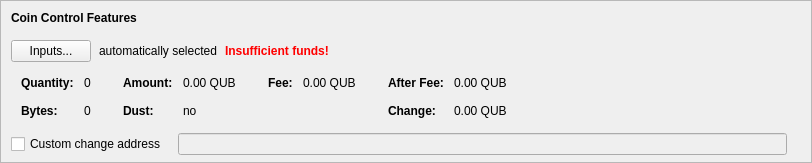
    <widget class="QFrame" name="frameCoinControl">
     <property name="sizePolicy">
      <sizepolicy hsizetype="Expanding" vsizetype="Expanding">
       <horstretch>0</horstretch>
       <verstretch>0</verstretch>
      </sizepolicy>
     </property>
     <property name="maximumSize">
      <size>
       <width>16777215</width>
       <height>16777215</height>
      </size>
     </property>
     <property name="frameShape">
      <enum>QFrame::StyledPanel</enum>
     </property>
     <property name="frameShadow">
      <enum>QFrame::Sunken</enum>
     </property>
     <layout class="QVBoxLayout" name="verticalLayoutCoinControl2">
      <property name="spacing">
       <number>0</number>
      </property>
      <property name="leftMargin">
       <number>0</number>
      </property>
      <property name="topMargin">
       <number>0</number>
      </property>
      <property name="rightMargin">
       <number>0</number>
      </property>
      <property name="bottomMargin">
       <number>6</number>
      </property>
      <item>
       <layout class="QVBoxLayout" name="verticalLayoutCoinControl" stretch="0,0,0,0,1">
        <property name="spacing">
         <number>0</number>
        </property>
        <property name="leftMargin">
         <number>10</number>
        </property>
        <property name="topMargin">
         <number>10</number>
        </property>
        <item>
         <layout class="QHBoxLayout" name="horizontalLayoutCoinControl1">
          <property name="bottomMargin">
           <number>15</number>
          </property>
          <item>
           <widget class="QLabel" name="labelCoinControlFeatures">
            <property name="sizePolicy">
             <sizepolicy hsizetype="Preferred" vsizetype="Maximum">
              <horstretch>0</horstretch>
              <verstretch>0</verstretch>
             </sizepolicy>
            </property>
            <property name="font">
             <font>
              <weight>75</weight>
              <bold>true</bold>
             </font>
            </property>
            <property name="styleSheet">
             <string notr="true">font-weight:bold;</string>
            </property>
            <property name="text">
             <string>Coin Control Features</string>
            </property>
           </widget>
          </item>
         </layout>
        </item>
        <item>
         <layout class="QHBoxLayout" name="horizontalLayoutCoinControl2" stretch="0,0,0,0">
          <property name="spacing">
           <number>8</number>
          </property>
          <property name="bottomMargin">
           <number>10</number>
          </property>
          <item>
           <widget class="QPushButton" name="pushButtonCoinControl">
            <property name="styleSheet">
             <string notr="true"/>
            </property>
            <property name="text">
             <string>Inputs...</string>
            </property>
            <property name="autoDefault">
             <bool>false</bool>
            </property>
           </widget>
          </item>
          <item>
           <widget class="QLabel" name="labelCoinControlAutomaticallySelected">
            <property name="text">
             <string>automatically selected</string>
            </property>
            <property name="margin">
             <number>5</number>
            </property>
           </widget>
          </item>
          <item>
           <widget class="QLabel" name="labelCoinControlInsuffFunds">
            <property name="font">
             <font>
              <weight>75</weight>
              <bold>true</bold>
             </font>
            </property>
            <property name="styleSheet">
             <string notr="true">color:red;font-weight:bold;</string>
            </property>
            <property name="text">
             <string>Insufficient funds!</string>
            </property>
            <property name="margin">
             <number>5</number>
            </property>
           </widget>
          </item>
          <item>
           <spacer name="horizontalSpacerCoinControl">
            <property name="orientation">
             <enum>Qt::Horizontal</enum>
            </property>
            <property name="sizeHint" stdset="0">
             <size>
              <width>40</width>
              <height>1</height>
             </size>
            </property>
           </spacer>
          </item>
         </layout>
        </item>
        <item>
         <widget class="QWidget" name="widgetCoinControl" native="true">
          <property name="sizePolicy">
           <sizepolicy hsizetype="Preferred" vsizetype="Preferred">
            <horstretch>0</horstretch>
            <verstretch>0</verstretch>
           </sizepolicy>
          </property>
          <property name="minimumSize">
           <size>
            <width>0</width>
            <height>0</height>
           </size>
          </property>
          <property name="styleSheet">
           <string notr="true"/>
          </property>
          <layout class="QHBoxLayout" name="horizontalLayoutCoinControl5">
           <property name="leftMargin">
            <number>0</number>
           </property>
           <property name="topMargin">
            <number>0</number>
           </property>
           <property name="rightMargin">
            <number>0</number>
           </property>
           <property name="bottomMargin">
            <number>0</number>
           </property>
           <item>
            <layout class="QHBoxLayout" name="horizontalLayoutCoinControl3" stretch="0,0,0,1">
             <property name="spacing">
              <number>20</number>
             </property>
             <property name="topMargin">
              <number>0</number>
             </property>
             <property name="bottomMargin">
              <number>10</number>
             </property>
             <item>
              <layout class="QFormLayout" name="formLayoutCoinControl1">
               <property name="horizontalSpacing">
                <number>10</number>
               </property>
               <property name="verticalSpacing">
                <number>14</number>
               </property>
               <property name="leftMargin">
                <number>10</number>
               </property>
               <property name="topMargin">
                <number>4</number>
               </property>
               <property name="rightMargin">
                <number>6</number>
               </property>
               <item row="0" column="0">
                <widget class="QLabel" name="labelCoinControlQuantityText">
                 <property name="font">
                  <font>
                   <weight>75</weight>
                   <bold>true</bold>
                  </font>
                 </property>
                 <property name="text">
                  <string>Quantity:</string>
                 </property>
                 <property name="margin">
                  <number>0</number>
                 </property>
                </widget>
               </item>
               <item row="0" column="1">
                <widget class="QLabel" name="labelCoinControlQuantity">
                 <property name="cursor">
                  <cursorShape>IBeamCursor</cursorShape>
                 </property>
                 <property name="contextMenuPolicy">
                  <enum>Qt::ActionsContextMenu</enum>
                 </property>
                 <property name="text">
                  <string notr="true">0</string>
                 </property>
                 <property name="margin">
                  <number>0</number>
                 </property>
                 <property name="textInteractionFlags">
                  <set>Qt::LinksAccessibleByMouse|Qt::TextSelectableByKeyboard|Qt::TextSelectableByMouse</set>
                 </property>
                </widget>
               </item>
               <item row="1" column="0">
                <widget class="QLabel" name="labelCoinControlBytesText">
                 <property name="font">
                  <font>
                   <weight>75</weight>
                   <bold>true</bold>
                  </font>
                 </property>
                 <property name="text">
                  <string>Bytes:</string>
                 </property>
                </widget>
               </item>
               <item row="1" column="1">
                <widget class="QLabel" name="labelCoinControlBytes">
                 <property name="cursor">
                  <cursorShape>IBeamCursor</cursorShape>
                 </property>
                 <property name="contextMenuPolicy">
                  <enum>Qt::ActionsContextMenu</enum>
                 </property>
                 <property name="text">
                  <string notr="true">0</string>
                 </property>
                 <property name="textInteractionFlags">
                  <set>Qt::LinksAccessibleByMouse|Qt::TextSelectableByKeyboard|Qt::TextSelectableByMouse</set>
                 </property>
                </widget>
               </item>
              </layout>
             </item>
             <item>
              <layout class="QFormLayout" name="formLayoutCoinControl2">
               <property name="horizontalSpacing">
                <number>10</number>
               </property>
               <property name="verticalSpacing">
                <number>14</number>
               </property>
               <property name="leftMargin">
                <number>6</number>
               </property>
               <property name="topMargin">
                <number>4</number>
               </property>
               <property name="rightMargin">
                <number>6</number>
               </property>
               <item row="0" column="0">
                <widget class="QLabel" name="labelCoinControlAmountText">
                 <property name="font">
                  <font>
                   <weight>75</weight>
                   <bold>true</bold>
                  </font>
                 </property>
                 <property name="text">
                  <string>Amount:</string>
                 </property>
                 <property name="margin">
                  <number>0</number>
                 </property>
                </widget>
               </item>
               <item row="0" column="1">
                <widget class="QLabel" name="labelCoinControlAmount">
                 <property name="cursor">
                  <cursorShape>IBeamCursor</cursorShape>
                 </property>
                 <property name="contextMenuPolicy">
                  <enum>Qt::ActionsContextMenu</enum>
                 </property>
                 <property name="text">
                  <string notr="true">0.00 QUB</string>
                 </property>
                 <property name="textInteractionFlags">
                  <set>Qt::LinksAccessibleByMouse|Qt::TextSelectableByKeyboard|Qt::TextSelectableByMouse</set>
                 </property>
                </widget>
               </item>
               <item row="1" column="0">
                <widget class="QLabel" name="labelCoinControlLowOutputText">
                 <property name="font">
                  <font>
                   <weight>75</weight>
                   <bold>true</bold>
                  </font>
                 </property>
                 <property name="text">
                  <string>Dust:</string>
                 </property>
                </widget>
               </item>
               <item row="1" column="1">
                <widget class="QLabel" name="labelCoinControlLowOutput">
                 <property name="cursor">
                  <cursorShape>IBeamCursor</cursorShape>
                 </property>
                 <property name="contextMenuPolicy">
                  <enum>Qt::ActionsContextMenu</enum>
                 </property>
                 <property name="text">
                  <string notr="true">no</string>
                 </property>
                 <property name="textInteractionFlags">
                  <set>Qt::LinksAccessibleByMouse|Qt::TextSelectableByKeyboard|Qt::TextSelectableByMouse</set>
                 </property>
                </widget>
               </item>
              </layout>
             </item>
             <item>
              <layout class="QFormLayout" name="formLayoutCoinControl3">
               <property name="horizontalSpacing">
                <number>10</number>
               </property>
               <property name="verticalSpacing">
                <number>14</number>
               </property>
               <property name="leftMargin">
                <number>6</number>
               </property>
               <property name="topMargin">
                <number>4</number>
               </property>
               <property name="rightMargin">
                <number>6</number>
               </property>
               <item row="0" column="0">
                <widget class="QLabel" name="labelCoinControlFeeText">
                 <property name="font">
                  <font>
                   <weight>75</weight>
                   <bold>true</bold>
                  </font>
                 </property>
                 <property name="text">
                  <string>Fee:</string>
                 </property>
                 <property name="margin">
                  <number>0</number>
                 </property>
                </widget>
               </item>
               <item row="0" column="1">
                <widget class="QLabel" name="labelCoinControlFee">
                 <property name="cursor">
                  <cursorShape>IBeamCursor</cursorShape>
                 </property>
                 <property name="contextMenuPolicy">
                  <enum>Qt::ActionsContextMenu</enum>
                 </property>
                 <property name="text">
                  <string notr="true">0.00 QUB</string>
                 </property>
                 <property name="textInteractionFlags">
                  <set>Qt::LinksAccessibleByMouse|Qt::TextSelectableByKeyboard|Qt::TextSelectableByMouse</set>
                 </property>
                </widget>
               </item>
              </layout>
             </item>
             <item>
              <layout class="QFormLayout" name="formLayoutCoinControl4">
               <property name="horizontalSpacing">
                <number>10</number>
               </property>
               <property name="verticalSpacing">
                <number>14</number>
               </property>
               <property name="leftMargin">
                <number>6</number>
               </property>
               <property name="topMargin">
                <number>4</number>
               </property>
               <property name="rightMargin">
                <number>6</number>
               </property>
               <item row="0" column="0">
                <widget class="QLabel" name="labelCoinControlAfterFeeText">
                 <property name="font">
                  <font>
                   <weight>75</weight>
                   <bold>true</bold>
                  </font>
                 </property>
                 <property name="text">
                  <string>After Fee:</string>
                 </property>
                 <property name="margin">
                  <number>0</number>
                 </property>
                </widget>
               </item>
               <item row="0" column="1">
                <widget class="QLabel" name="labelCoinControlAfterFee">
                 <property name="cursor">
                  <cursorShape>IBeamCursor</cursorShape>
                 </property>
                 <property name="contextMenuPolicy">
                  <enum>Qt::ActionsContextMenu</enum>
                 </property>
                 <property name="text">
                  <string notr="true">0.00 QUB</string>
                 </property>
                 <property name="textInteractionFlags">
                  <set>Qt::LinksAccessibleByMouse|Qt::TextSelectableByKeyboard|Qt::TextSelectableByMouse</set>
                 </property>
                </widget>
               </item>
               <item row="1" column="0">
                <widget class="QLabel" name="labelCoinControlChangeText">
                 <property name="font">
                  <font>
                   <weight>75</weight>
                   <bold>true</bold>
                  </font>
                 </property>
                 <property name="text">
                  <string>Change:</string>
                 </property>
                </widget>
               </item>
               <item row="1" column="1">
                <widget class="QLabel" name="labelCoinControlChange">
                 <property name="cursor">
                  <cursorShape>IBeamCursor</cursorShape>
                 </property>
                 <property name="contextMenuPolicy">
                  <enum>Qt::ActionsContextMenu</enum>
                 </property>
                 <property name="text">
                  <string notr="true">0.00 QUB</string>
                 </property>
                 <property name="textInteractionFlags">
                  <set>Qt::LinksAccessibleByMouse|Qt::TextSelectableByKeyboard|Qt::TextSelectableByMouse</set>
                 </property>
                </widget>
               </item>
              </layout>
             </item>
            </layout>
           </item>
          </layout>
         </widget>
        </item>
        <item>
         <layout class="QHBoxLayout" name="horizontalLayoutCoinControl4" stretch="0,0,0">
          <property name="spacing">
           <number>12</number>
          </property>
          <property name="sizeConstraint">
           <enum>QLayout::SetDefaultConstraint</enum>
          </property>
          <property name="topMargin">
           <number>5</number>
          </property>
          <property name="rightMargin">
           <number>5</number>
          </property>
          <item>
           <widget class="QCheckBox" name="checkBoxCoinControlChange">
            <property name="toolTip">
             <string>If this is activated, but the change address is empty or invalid, change will be sent to a newly generated address.</string>
            </property>
            <property name="text">
             <string>Custom change address</string>
            </property>
           </widget>
          </item>
          <item>
           <widget class="QValidatedLineEdit" name="lineEditCoinControlChange">
            <property name="enabled">
             <bool>false</bool>
            </property>
            <property name="sizePolicy">
             <sizepolicy hsizetype="Expanding" vsizetype="Fixed">
              <horstretch>0</horstretch>
              <verstretch>0</verstretch>
             </sizepolicy>
            </property>
           </widget>
          </item>
          <item>
           <widget class="QLabel" name="labelCoinControlChangeLabel">
            <property name="sizePolicy">
             <sizepolicy hsizetype="Preferred" vsizetype="Expanding">
              <horstretch>0</horstretch>
              <verstretch>0</verstretch>
             </sizepolicy>
            </property>
            <property name="minimumSize">
             <size>
              <width>0</width>
              <height>0</height>
             </size>
            </property>
            <property name="text">
             <string/>
            </property>
            <property name="margin">
             <number>3</number>
            </property>
           </widget>
          </item>
         </layout>
        </item>
        <item>
         <spacer name="verticalSpacerCoinControl">
          <property name="orientation">
           <enum>Qt::Vertical</enum>
          </property>
          <property name="sizeHint" stdset="0">
           <size>
            <width>800</width>
            <height>1</height>
           </size>
          </property>
         </spacer>
        </item>
       </layout>
      </item>
     </layout>
    </widget>
